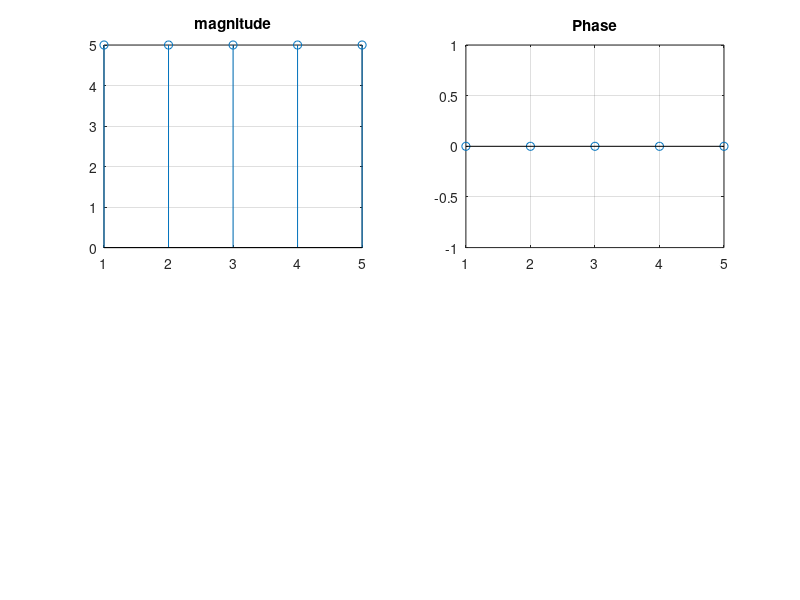

The MATLAB source for this figure:
clc;
close all;
clear all;

x=input('Enter the sequence');
N=input('Enter the length');

y=fft(x,N);

mag=abs(y);
ph=angle(y);
subplot(2,2,1);
stem(mag);
grid;
title('magnitude');

subplot(2,2,2);
stem(ph*180/pi);
grid;
title('Phase');

disp(y);

iy=ifft(y);
disp(iy);

